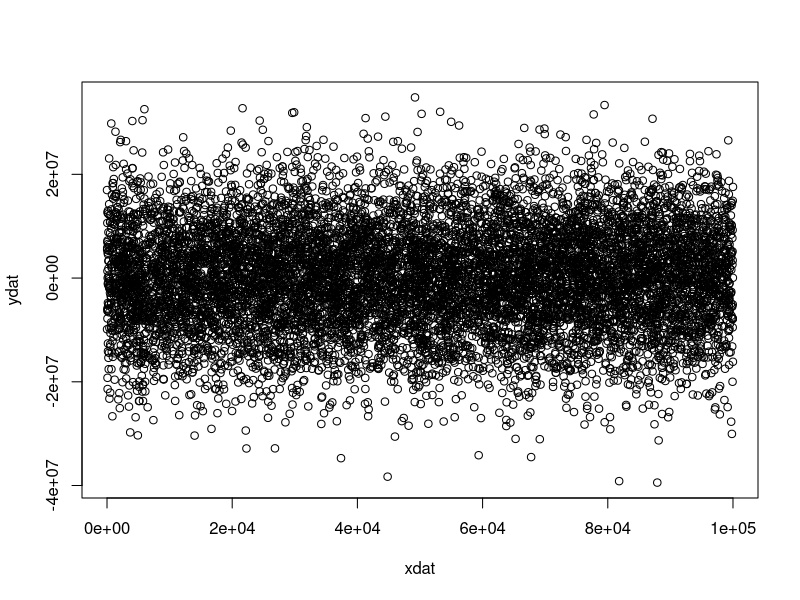

The R source for this figure: (Note: this script raises an error after producing the figure.)


num_points <- 10000
xdat <- runif(num_points)*100000
ydat <- rnorm(num_points)*1e7

ready="p";
xlimit<-range(xdat)
ylimit<-range(ydat)
peaklocation<-xlimit
while (ready != "c")
{
    plot(xdat, ydat, xlim=xlimit, ylim=ylimit)
    values<-locator(n=2, type="o")
    cat("New xrange for plot (p) or final location (l) or cancel (c)?")
    choice<-scan(n=1, what="character")
    if (choice[1] == "p")
        {
            xlimit <- range(values$x)
        }
    if (choice[1] == "l")
        {
            peaklocation<-range(values$x)
            dev.off()
            break;
        }
    if (choice[1] == "c")
        {
            dev.off();
            break;
        }
}

peaklocation<-round(peaklocation);

cat(paste("Final location of the peak is: ", peaklocation[1], "-", peaklocation[2], "\n", sep=""));

    
